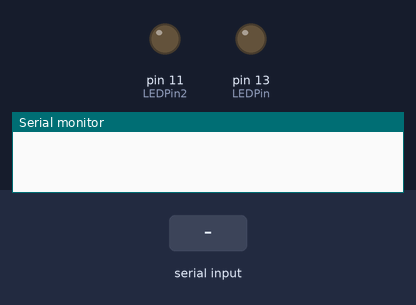
A sketch run on a simulated Arduino Uno, built with avr-gcc and run on an emulated ATmega328P. On the bench: output pins drawn as LEDs (lit = HIGH), the last lines printed to the serial monitor. The inputs (shaded band) are chosen by the test bench.

Above: at 1.2 s.
1.3 s: "1" received over Serial
At 2.5 s:
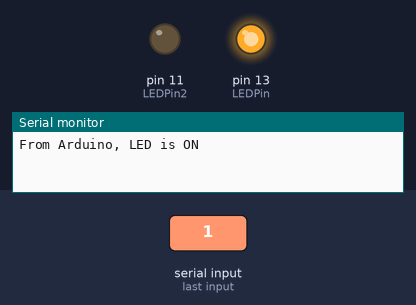
2.9 s: "0" received over Serial
At 3.7 s:
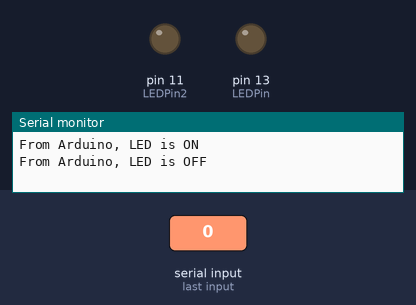
Timing chart, 0 to 5.9 s (numbered marks = the images above; inputs shaded):
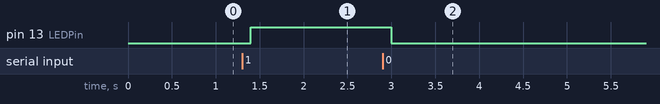

Measured:
- after the input at 1.3 s, pin 13 (LEDPin): LOW → HIGH after 0.10 s
- after the input at 2.9 s, pin 13 (LEDPin): HIGH → LOW after 0.10 s

The sketch:

Gibberish.ino
```cpp
const int LEDPin = 13;
const int LEDPin2 = 11;
char con_val = 'o';

void setup() {
  Serial.begin(9600);
  pinMode(LEDPin,OUTPUT);
  pinMode(LEDPin2,OUTPUT);
}

void loop() {
  if (Serial.available()>0)
  {
    con_val = char(Serial.read());
    LEDcontrol(con_val);
  }
  delay(100);
}

void LEDcontrol(char con)
{
  if (con == '1')
  {
    Serial.print("From Arduino, LED is ON \n");
    digitalWrite(LEDPin,HIGH);
  }
  if (con == '0')
  {
    Serial.print("From Arduino, LED is OFF \n");
    digitalWrite(LEDPin,LOW);
    digitalWrite(LEDPin2,LOW);
  }
  if (con == '2')
  {
    double val = (analogRead(0)-512)/512.0;
    Serial.println(val);
  }
}
```
